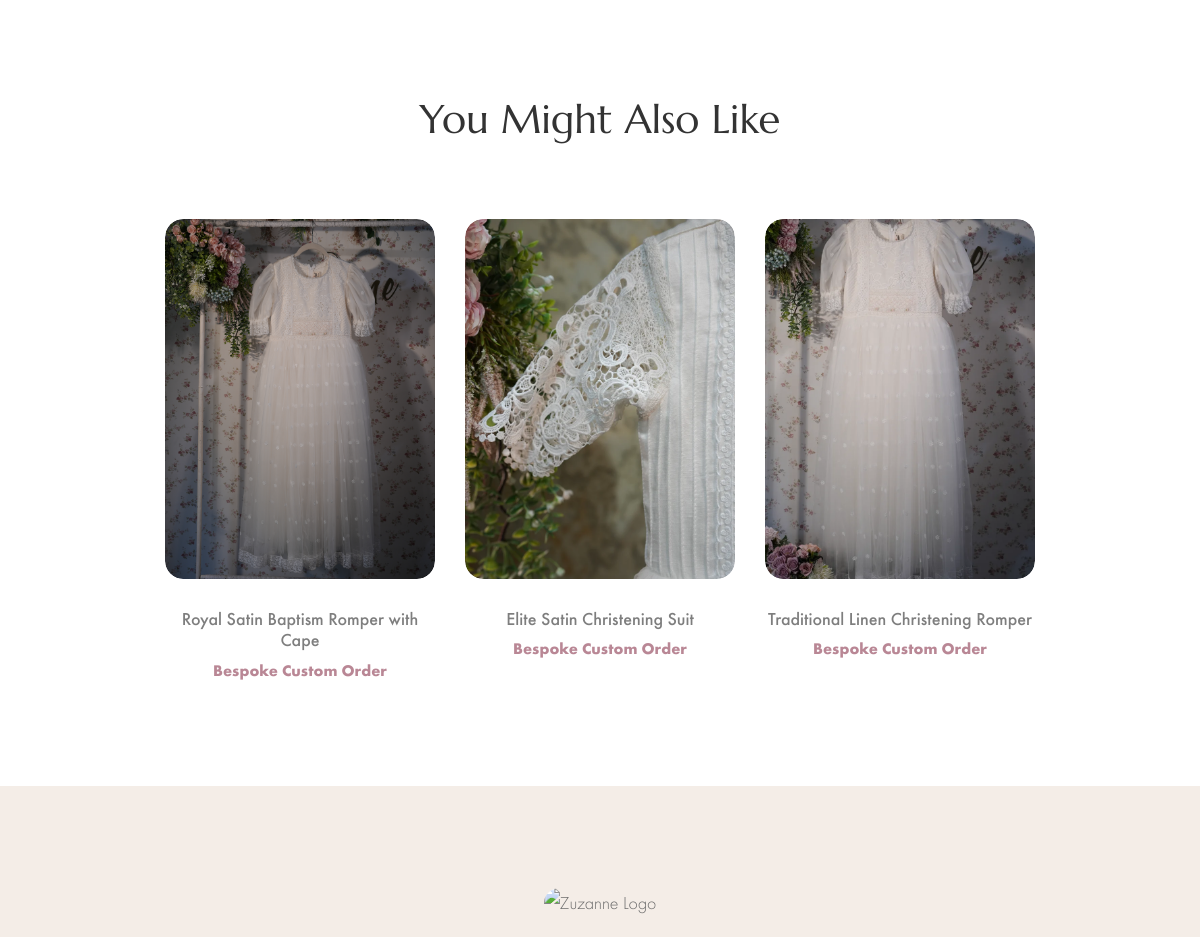
The app's page /product/luxury-boys-silk-baptism-romper-set/ (middle part), older data.
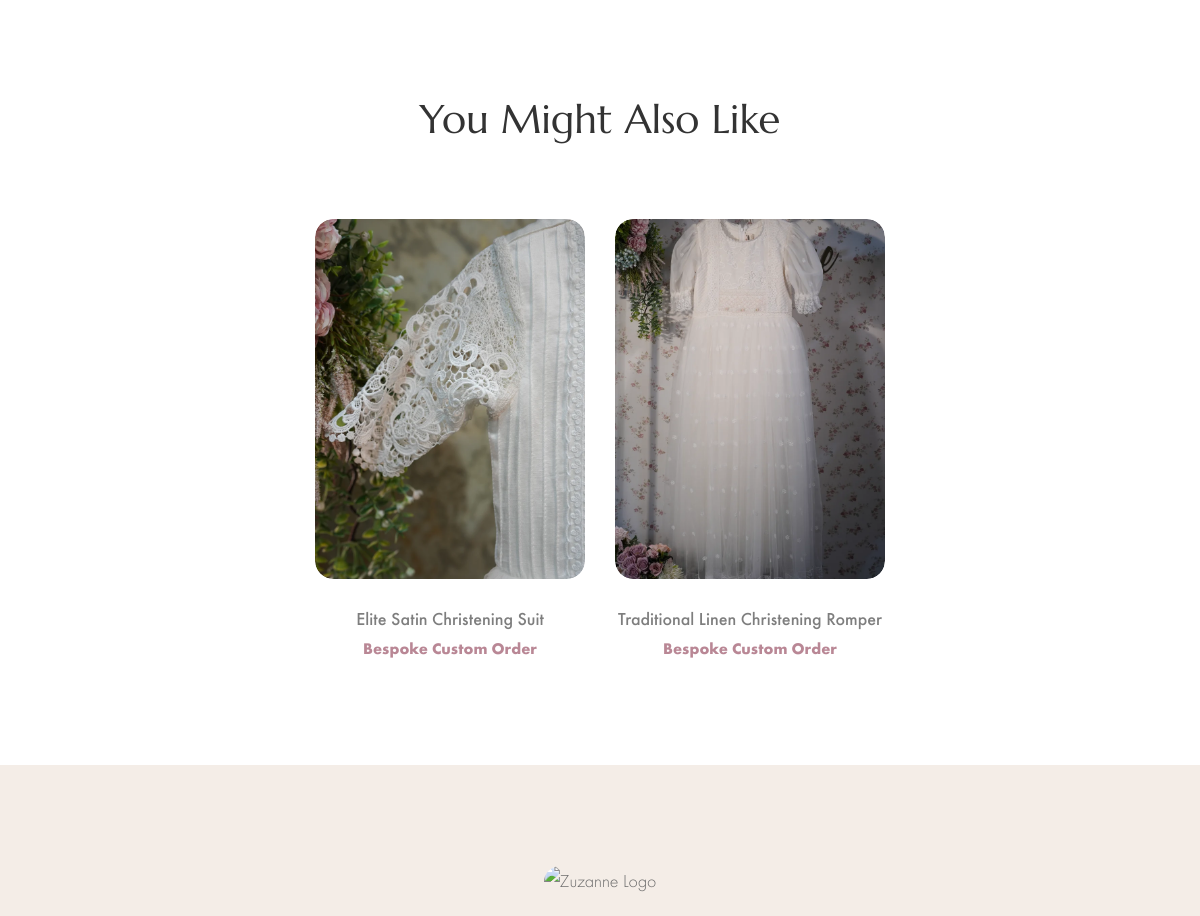
The same page, newer data.
### zuzanne_app/models.py (models this page shows, shortened)
class Product(models.Model):
    GENDER_CHOICES = [
        ("boys", "Boys"),
        ("girls", "Girls"),
        ("unisex", "Unisex"),
    ]
    category = models.ForeignKey(Category, on_delete=models.CASCADE, related_name="products")
    name = models.CharField(max_length=200)
    slug = models.SlugField(unique=True, blank=True)
    description = models.TextField()
    gender = models.CharField(max_length=10, choices=GENDER_CHOICES)
    available_sizes = models.TextField(blank=True, null=True, help_text="Enter sizes comma-separated e.g. 0-3M, 3-6M, 1Y")
    created_at = models.DateTimeField(auto_now_add=True)
    class Meta:
        ordering = ["-created_at"]

class OptimizedImageModel(models.Model):
    image_fields = []
    class Meta:
        abstract = True

class ProductImage(OptimizedImageModel):
    image_fields = ["image"]
    product = models.ForeignKey(Product, on_delete=models.CASCADE, related_name="images")
    image = models.ImageField(upload_to="products/")

### zuzanne_app/views.py (the view, shortened to what this page needs)
# urls.py: path("product/<slug:slug>/", views.product_detail_view, name="product_detail"),
def product_detail_view(request, slug):
    product = get_object_or_404(Product.objects.prefetch_related("images"), slug=slug)
    recommended_products = Product.objects.filter(
        category=product.category
    ).exclude(id=product.id).prefetch_related("images")[:6]
    sizes_list = [
        s.strip() for s in product.available_sizes.split(',')
    ] if product.available_sizes else []
    return render(
        request,
        "frontend/product_detail.html",
        {
            "product": product,
            "recommended_products": recommended_products,
            "sizes_list": sizes_list,
        }
    )

### templates/frontend/product_detail.html (shortened to what this page needs)
{% extends 'frontend/base.html' %}
{% load static %}
{% block content %}
    <div class="section section-padding">
        <div class="container">
            <div class="section-title2 text-center">
                <h2 class="title">You Might Also Like</h2>
            </div>
            <div class="product-carousel">
                {% for rp in recommended_products %}
                <div class="col">
                    <div class="product">
                        <div class="product-thumb">
                            <a href="{% url 'product_detail' rp.slug %}" class="image">
                                {% with rp.images.all|first as first_img %}
                                {% if first_img %}
                                    <img src="{{ first_img.image.url }}" alt="{{ rp.name }}">
                                {% else %}
                                    <img src="{% static 'frontend/assets/images/product/s270/product-1.webp' %}" alt="{{ rp.name }}">
                                {% endif %}
                                {% endwith %}
                            </a>
                        </div>
                        <div class="product-info">
                            <h6 class="title"><a href="{% url 'product_detail' rp.slug %}">{{ rp.name }}</a></h6>
                            <span class="price">
                                Bespoke Custom Order
                            </span>
                        </div>
                    </div>
                </div>
                {% empty %}
                <div class="col text-center">
                    <p>No related items found.</p>
                </div>
                {% endfor %}
            </div>
        </div>
    </div>
{% endblock %}

Row changes from the older to the newer data that the page shows:
removed Product: image (picture), name "Royal Satin Baptism Romper with Cape"
